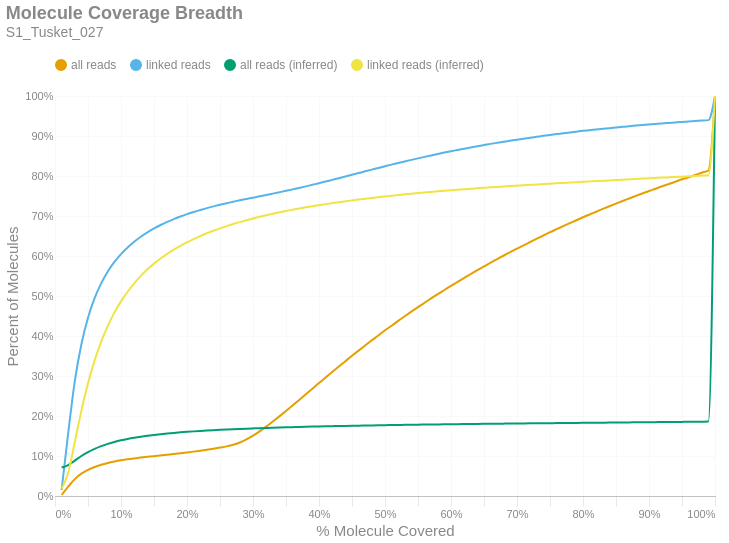

The notebook cell this image was saved under:
### Markdown cell above
### Molecule Read Coverage
This chart shows molecule coverage breadth as computed by the number of bases aligned to that molecule. In other words, "*how much of each unique long molecule is actually sequenced/aligned?*" Keep in mind there is a distinction between sequences and alignments, since some sequences belonging to a particular molecule may not align well and wouldn't appear in the alignment data. This chart also shows molecule coverage breadth as computed by the *inferred fragment* from which the aligned sequences originate. Unlike read coverage, this calculation takes into account the total insert size, including unsequenced gaps between the forward and reverse reads. Like the previous figures, these are cumulative percents.

### Code cell
if SKIPLR:
    print_html(f"Skipped")
else:
    binned_df = consolidated_hist(valids['coverage_bp'], mask, 0.01, True)
    binned_df_inf = consolidated_hist(valids['coverage_inserts'], mask, 0.01, True)
    binned_df = binned_df.with_columns(pl.lit(binned_df_inf['all reads (cumsum)']).alias('all reads (inferred)'))
    binned_df = binned_df.with_columns(pl.lit(binned_df_inf['linked reads (cumsum)']).alias('linked reads (inferred)'))
    binned_df = binned_df.with_columns(
        (pl.col('bin').cast(pl.Float64) + 0.01).alias('right_edge')
    )

    with SafeRender(binned_df):
        (
            density_plot(binned_df, 'Molecule Coverage Breadth', samplename, 'molcov', ['all reads (inferred)','linked reads (inferred)'])
            .encode(
                #x=alt.X('bin:Q', title="% Molecule Covered").axis(format = '%').scale(padding=0),
                x=alt.X('right_edge:Q', title="% Molecule Covered").axis(format='%').scale(padding=0),
                y=alt.Y('value:Q', title='Percent of Molecules')
                    .axis(format='%')
                    .stack(False)
                    .scale(domainMin=0, padding=0),
                color=alt.Color("key:N").scale(domain = ["all reads", "linked reads", "all reads (inferred)", "linked reads (inferred)"]),
                tooltip = [
                    alt.Tooltip("key:N", title = "Data Type"),
                    alt.Tooltip("range_label:N", title="% Molecule Covered"),
                    alt.Tooltip("value:Q", format = ".2%", title="% Molecules")
                ]
            )
        ).display()

### Figure 1 — Vega-Lite specification as saved in the notebook (floating-point values rounded to 4 significant figures)
{"width": "container", "height": 400, "config": {"title": {"anchor": "start", "dy": -15, "fontSize": 18, "color": "#888888", "subtitleColor": "#888888", "subtitleFontSize": 14}, "arc": {"fill": "#0072B2"}, "axis": {"domainColor": "#888888", "domainWidth": 0.5, "gridWidth": 0.2, "grid": false, "titleFontWeight": 400, "titleFontSize": 15, "labelFontSize": 11, "labelColor": "#888888", "tickColor": "#888888", "tickWidth": 0.2, "titleColor": "#888888"}, "axisBand": {"grid": false}, "axisX": {"grid": true, "tickSize": 10, "domainCap": "round"}, "axisY": {"domain": false, "grid": true, "tickSize": 0, "domainCap": "round"}, "background": "transparent", "header": {"labelFontSize": 15, "labelColor": "#888888", "titleFontSize": 15, "titleFontWeight": 600, "titleColor": "#888888"}, "legend": {"labelFont": "sans-serif", "labelFontSize": 12, "labelColor": "#888888", "symbolSize": 100, "symbolType": "circle", "titleFontSize": 12, "titlePadding": 10, "titleColor": "#888888", "title": null, "orient": "top"}, "range": {"category": ["#E69F00", "#56B4E9", "#009E73", "#F0E442", "#0072B2", "#D55E00", "#CC79A7", "#000000"], "diverging": ["#cfe8f3", "#a2d4ec", "#73bfe2", "#46abdb", "#1696d2", "#12719e"]}, "area": {"fill": "#0072B2", "fillOpacity": 0.7, "line": true, "strokeOpacity": 0.7}, "line": {"color": "#0072B2", "stroke": "#0072B2", "strokeWidth": 2}, "trail": {"color": "#0072B2", "stroke": "#0072B2", "strokeWidth": 0, "size": 1}, "point": {"filled": true, "fillOpacity": 1.0, "size": 95}, "text": {"color": "#888888", "fontSize": 11, "align": "right", "fontWeight": 400, "size": 11}, "bar": {"fill": "#0072B2", "stroke": null}, "view": {"stroke": null, "continuousWidth": 660, "continuousHeight": 400}}, "data": {"name": "data-3e0314f87e41920b0cb890a8a85fd021"}, "mark": {"type": "line", "interpolate": "monotone", "point": {"opacity": 0, "size": 275}}, "encoding": {"color": {"field": "key", "scale": {"domain": ["all reads", "linked reads", "all reads (inferred)", "linked reads (inferred)"]}, "type": "nominal"}, "tooltip": [{"field": "key", "title": "Data Type", "type": "nominal"}, {"field": "range_label", "title": "% Molecule Covered", "type": "nominal"}, {"field": "value", "format": ".2%", "title": "% Molecules", "type": "quantitative"}], "x": {"axis": {"format": "%"}, "field": "right_edge", "scale": {"padding": 0}, "title": "% Molecule Covered", "type": "quantitative"}, "y": {"axis": {"format": "%"}, "field": "value", "scale": {"domainMin": 0, "padding": 0}, "stack": false, "title": "Percent of Molecules", "type": "quantitative"}}, "params": [{"name": "param_c36ac31b6afebe62", "select": {"type": "point", "fields": ["key"]}, "bind": "legend"}], "title": {"text": "Molecule Coverage Breadth", "subtitle": "S1_Tusket_027"}, "transform": [{"fold": ["all reads (cumsum)", "linked reads (cumsum)", "all reads (inferred)", "linked reads (inferred)"]}, {"calculate": "replace(datum.key, ' (cumsum)', '')", "as": "key"}, {"filter": {"param": "param_c36ac31b6afebe62"}}], "usermeta": {"embedOptions": {"downloadFileName": "S1_Tusket_027.molcov"}}, "$schema": "https://vega.github.io/schema/vega-lite/v6.1.0.json", "datasets": {"data-3e0314f87e41920b0cb890a8a85fd021": [{"bin": "0.0", "interval": "0.0-0.01", "all reads": 0.002488, "linked reads": 0.01498, "all reads (cumsum)": 0.002488, "linked reads (cumsum)": 0.01498, "range_label": "0.0-0.01", "all reads (inferred)": 0.0712, "linked reads (inferred)": 0.01812, "right_edge": 0.01}, {"bin": "0.01", "interval": "0.01-0.02", "all reads": 0.02087, "linked reads": 0.1422, "all reads (cumsum)": 0.02336, "linked reads (cumsum)": 0.1571, "range_label": "0.01-0.02", "all reads (inferred)": 0.07736, "linked reads (inferred)": 0.05794, "right_edge": 0.02}, {"bin": "0.02", "interval": "0.02-0.03", "all reads": 0.01892, "linked reads": 0.1301, "all reads (cumsum)": 0.04228, "linked reads (cumsum)": 0.2872, "range_label": "0.02-0.03", "all reads (inferred)": 0.08861, "linked reads (inferred)": 0.135, "right_edge": 0.03}, {"bin": "0.03", "interval": "0.03-0.04", "all reads": 0.01349, "linked reads": 0.09232, "all reads (cumsum)": 0.05577, "linked reads (cumsum)": 0.3795, "range_label": "0.03-0.04", "all reads (inferred)": 0.09995, "linked reads (inferred)": 0.2134, "right_edge": 0.04}, {"bin": "0.04", "interval": "0.04-0.05", "all reads": 0.009627, "linked reads": 0.06583, "all reads (cumsum)": 0.0654, "linked reads (cumsum)": 0.4454, "range_label": "0.04-0.05", "all reads (inferred)": 0.1098, "linked reads (inferred)": 0.2817, "right_edge": 0.05}, {"bin": "0.05", "interval": "0.05-0.06", "all reads": 0.007245, "linked reads": 0.04914, "all reads (cumsum)": 0.07264, "linked reads (cumsum)": 0.4945, "range_label": "0.05-0.06", "all reads (inferred)": 0.118, "linked reads (inferred)": 0.3389, "right_edge": 0.06}, {"bin": "0.06", "interval": "0.06-0.07", "all reads": 0.005495, "linked reads": 0.03713, "all reads (cumsum)": 0.07814, "linked reads (cumsum)": 0.5317, "range_label": "0.06-0.07", "all reads (inferred)": 0.1248, "linked reads (inferred)": 0.386, "right_edge": 0.07}, {"bin": "0.07", "interval": "0.07-0.08", "all reads": 0.004399, "linked reads": 0.02964, "all reads (cumsum)": 0.08254, "linked reads (cumsum)": 0.5613, "range_label": "0.07-0.08", "all reads (inferred)": 0.1304, "linked reads (inferred)": 0.4252, "right_edge": 0.08}, {"bin": "0.08", "interval": "0.08-0.09", "all reads": 0.003578, "linked reads": 0.02379, "all reads (cumsum)": 0.08611, "linked reads (cumsum)": 0.5851, "range_label": "0.08-0.09", "all reads (inferred)": 0.1351, "linked reads (inferred)": 0.4584, "right_edge": 0.09}, {"bin": "0.09", "interval": "0.09-0.1", "all reads": 0.003009, "linked reads": 0.01973, "all reads (cumsum)": 0.08912, "linked reads (cumsum)": 0.6048, "range_label": "0.09-0.1", "all reads (inferred)": 0.1392, "linked reads (inferred)": 0.4865, "right_edge": 0.1}, {"bin": "0.1", "interval": "0.1-0.11", "all reads": 0.002578, "linked reads": 0.01661, "all reads (cumsum)": 0.0917, "linked reads (cumsum)": 0.6214, "range_label": "0.1-0.11", "all reads (inferred)": 0.1426, "linked reads (inferred)": 0.5106, "right_edge": 0.11}, {"bin": "0.11", "interval": "0.11-0.12", "all reads": 0.002278, "linked reads": 0.01431, "all reads (cumsum)": 0.09398, "linked reads (cumsum)": 0.6357, "range_label": "0.11-0.12", "all reads (inferred)": 0.1456, "linked reads (inferred)": 0.5317, "right_edge": 0.12}, {"bin": "0.12", "interval": "0.12-0.13", "all reads": 0.002022, "linked reads": 0.01242, "all reads (cumsum)": 0.096, "linked reads (cumsum)": 0.6482, "range_label": "0.12-0.13", "all reads (inferred)": 0.1483, "linked reads (inferred)": 0.5502, "right_edge": 0.13}, {"bin": "0.13", "interval": "0.13-0.14", "all reads": 0.001832, "linked reads": 0.01089, "all reads (cumsum)": 0.09783, "linked reads (cumsum)": 0.659, "range_label": "0.13-0.14", "all reads (inferred)": 0.1507, "linked reads (inferred)": 0.5666, "right_edge": 0.14}, {"bin": "0.14", "interval": "0.14-0.15", "all reads": 0.001726, "linked reads": 0.009719, "all reads (cumsum)": 0.09956, "linked reads (cumsum)": 0.6688, "range_label": "0.14-0.15", "all reads (inferred)": 0.1527, "linked reads (inferred)": 0.581, "right_edge": 0.15}, {"bin": "0.15", "interval": "0.15-0.16", "all reads": 0.00169, "linked reads": 0.008699, "all reads (cumsum)": 0.1012, "linked reads (cumsum)": 0.6775, "range_label": "0.15-0.16", "all reads (inferred)": 0.1546, "linked reads (inferred)": 0.5938, "right_edge": 0.16}, {"bin": "0.16", "interval": "0.16-0.17", "all reads": 0.001723, "linked reads": 0.007732, "all reads (cumsum)": 0.103, "linked reads (cumsum)": 0.6852, "range_label": "0.16-0.17", "all reads (inferred)": 0.1562, "linked reads (inferred)": 0.6054, "right_edge": 0.17}, {"bin": "0.17", "interval": "0.17-0.18", "all reads": 0.00184, "linked reads": 0.007056, "all reads (cumsum)": 0.1048, "linked reads (cumsum)": 0.6922, "range_label": "0.17-0.18", "all reads (inferred)": 0.1577, "linked reads (inferred)": 0.6158, "right_edge": 0.18}, {"bin": "0.18", "interval": "0.18-0.19", "all reads": 0.001933, "linked reads": 0.006429, "all reads (cumsum)": 0.1067, "linked reads (cumsum)": 0.6987, "range_label": "0.18-0.19", "all reads (inferred)": 0.1591, "linked reads (inferred)": 0.6253, "right_edge": 0.19}, {"bin": "0.19", "interval": "0.19-0.2", "all reads": 0.002047, "linked reads": 0.005919, "all reads (cumsum)": 0.1088, "linked reads (cumsum)": 0.7046, "range_label": "0.19-0.2", "all reads (inferred)": 0.1604, "linked reads (inferred)": 0.6343, "right_edge": 0.2}, {"bin": "0.2", "interval": "0.2-0.21", "all reads": 0.00214, "linked reads": 0.005424, "all reads (cumsum)": 0.1109, "linked reads (cumsum)": 0.71, "range_label": "0.2-0.21", "all reads (inferred)": 0.1616, "linked reads (inferred)": 0.6424, "right_edge": 0.21}, {"bin": "0.21", "interval": "0.21-0.22", "all reads": 0.002275, "linked reads": 0.004915, "all reads (cumsum)": 0.1132, "linked reads (cumsum)": 0.7149, "range_label": "0.21-0.22", "all reads (inferred)": 0.1626, "linked reads (inferred)": 0.6499, "right_edge": 0.22}, {"bin": "0.22", "interval": "0.22-0.23", "all reads": 0.002423, "linked reads": 0.004762, "all reads (cumsum)": 0.1156, "linked reads (cumsum)": 0.7197, "range_label": "0.22-0.23", "all reads (inferred)": 0.1636, "linked reads (inferred)": 0.6568, "right_edge": 0.23}, {"bin": "0.23", "interval": "0.23-0.24", "all reads": 0.002579, "linked reads": 0.004327, "all reads (cumsum)": 0.1182, "linked reads (cumsum)": 0.724, "range_label": "0.23-0.24", "all reads (inferred)": 0.1646, "linked reads (inferred)": 0.6632, "right_edge": 0.24}, {"bin": "0.24", "interval": "0.24-0.25", "all reads": 0.002795, "linked reads": 0.004088, "all reads (cumsum)": 0.121, "linked reads (cumsum)": 0.7281, "range_label": "0.24-0.25", "all reads (inferred)": 0.1654, "linked reads (inferred)": 0.6692, "right_edge": 0.25}, {"bin": "0.25", "interval": "0.25-0.26", "all reads": 0.003103, "linked reads": 0.003923, "all reads (cumsum)": 0.1241, "linked reads (cumsum)": 0.732, "range_label": "0.25-0.26", "all reads (inferred)": 0.1662, "linked reads (inferred)": 0.6747, "right_edge": 0.26}, {"bin": "0.26", "interval": "0.26-0.27", "all reads": 0.003962, "linked reads": 0.003605, "all reads (cumsum)": 0.1281, "linked reads (cumsum)": 0.7356, "range_label": "0.26-0.27", "all reads (inferred)": 0.167, "linked reads (inferred)": 0.6799, "right_edge": 0.27}, {"bin": "0.27", "interval": "0.27-0.28", "all reads": 0.005672, "linked reads": 0.003563, "all reads (cumsum)": 0.1337, "linked reads (cumsum)": 0.7392, "range_label": "0.27-0.28", "all reads (inferred)": 0.1677, "linked reads (inferred)": 0.6847, "right_edge": 0.28}, {"bin": "0.28", "interval": "0.28-0.29", "all reads": 0.007689, "linked reads": 0.003359, "all reads (cumsum)": 0.1414, "linked reads (cumsum)": 0.7426, "range_label": "0.28-0.29", "all reads (inferred)": 0.1683, "linked reads (inferred)": 0.6893, "right_edge": 0.29}, {"bin": "0.29", "interval": "0.29-0.3", "all reads": 0.009532, "linked reads": 0.003323, "all reads (cumsum)": 0.151, "linked reads (cumsum)": 0.7459, "range_label": "0.29-0.3", "all reads (inferred)": 0.169, "linked reads (inferred)": 0.6937, "right_edge": 0.3}, {"bin": "0.3", "interval": "0.3-0.31", "all reads": 0.01072, "linked reads": 0.003365, "all reads (cumsum)": 0.1617, "linked reads (cumsum)": 0.7493, "range_label": "0.3-0.31", "all reads (inferred)": 0.1696, "linked reads (inferred)": 0.6979, "right_edge": 0.31}, {"bin": "0.31", "interval": "0.31-0.32", "all reads": 0.01173, "linked reads": 0.00333, "all reads (cumsum)": 0.1734, "linked reads (cumsum)": 0.7526, "range_label": "0.31-0.32", "all reads (inferred)": 0.1702, "linked reads (inferred)": 0.7019, "right_edge": 0.32}, {"bin": "0.32", "interval": "0.32-0.33", "all reads": 0.01267, "linked reads": 0.003399, "all reads (cumsum)": 0.1861, "linked reads (cumsum)": 0.756, "range_label": "0.32-0.33", "all reads (inferred)": 0.1707, "linked reads (inferred)": 0.7056, "right_edge": 0.33}, {"bin": "0.33", "interval": "0.33-0.34", "all reads": 0.01302, "linked reads": 0.003431, "all reads (cumsum)": 0.1991, "linked reads (cumsum)": 0.7594, "range_label": "0.33-0.34", "all reads (inferred)": 0.1712, "linked reads (inferred)": 0.7091, "right_edge": 0.34}, {"bin": "0.34", "interval": "0.34-0.35", "all reads": 0.01341, "linked reads": 0.003472, "all reads (cumsum)": 0.2125, "linked reads (cumsum)": 0.7629, "range_label": "0.34-0.35", "all reads (inferred)": 0.1717, "linked reads (inferred)": 0.7125, "right_edge": 0.35}, {"bin": "0.35", "interval": "0.35-0.36", "all reads": 0.01376, "linked reads": 0.003706, "all reads (cumsum)": 0.2263, "linked reads (cumsum)": 0.7666, "range_label": "0.35-0.36", "all reads (inferred)": 0.1722, "linked reads (inferred)": 0.7157, "right_edge": 0.36}, {"bin": "0.36", "interval": "0.36-0.37", "all reads": 0.01381, "linked reads": 0.003637, "all reads (cumsum)": 0.2401, "linked reads (cumsum)": 0.7702, "range_label": "0.36-0.37", "all reads (inferred)": 0.1726, "linked reads (inferred)": 0.7188, "right_edge": 0.37}, {"bin": "0.37", "interval": "0.37-0.38", "all reads": 0.01407, "linked reads": 0.003857, "all reads (cumsum)": 0.2542, "linked reads (cumsum)": 0.7741, "range_label": "0.37-0.38", "all reads (inferred)": 0.1731, "linked reads (inferred)": 0.7217, "right_edge": 0.38}, {"bin": "0.38", "interval": "0.38-0.39", "all reads": 0.01401, "linked reads": 0.003995, "all reads (cumsum)": 0.2682, "linked reads (cumsum)": 0.7781, "range_label": "0.38-0.39", "all reads (inferred)": 0.1735, "linked reads (inferred)": 0.7245, "right_edge": 0.39}, {"bin": "0.39", "interval": "0.39-0.4", "all reads": 0.01421, "linked reads": 0.003979, "all reads (cumsum)": 0.2824, "linked reads (cumsum)": 0.7821, "range_label": "0.39-0.4", "all reads (inferred)": 0.1738, "linked reads (inferred)": 0.7271, "right_edge": 0.4}, {"bin": "0.4", "interval": "0.4-0.41", "all reads": 0.01372, "linked reads": 0.004035, "all reads (cumsum)": 0.2961, "linked reads (cumsum)": 0.7861, "range_label": "0.4-0.41", "all reads (inferred)": 0.1742, "linked reads (inferred)": 0.7297, "right_edge": 0.41}, {"bin": "0.41", "interval": "0.41-0.42", "all reads": 0.01383, "linked reads": 0.004267, "all reads (cumsum)": 0.3099, "linked reads (cumsum)": 0.7904, "range_label": "0.41-0.42", "all reads (inferred)": 0.1746, "linked reads (inferred)": 0.7322, "right_edge": 0.42}, {"bin": "0.42", "interval": "0.42-0.43", "all reads": 0.01364, "linked reads": 0.004094, "all reads (cumsum)": 0.3236, "linked reads (cumsum)": 0.7945, "range_label": "0.42-0.43", "all reads (inferred)": 0.175, "linked reads (inferred)": 0.7346, "right_edge": 0.43}, {"bin": "0.43", "interval": "0.43-0.44", "all reads": 0.01349, "linked reads": 0.004336, "all reads (cumsum)": 0.3371, "linked reads (cumsum)": 0.7988, "range_label": "0.43-0.44", "all reads (inferred)": 0.1753, "linked reads (inferred)": 0.7368, "right_edge": 0.44}, {"bin": "0.44", "interval": "0.44-0.45", "all reads": 0.01335, "linked reads": 0.004216, "all reads (cumsum)": 0.3504, "linked reads (cumsum)": 0.803, "range_label": "0.44-0.45", "all reads (inferred)": 0.1756, "linked reads (inferred)": 0.7391, "right_edge": 0.45}, {"bin": "0.45", "interval": "0.45-0.46", "all reads": 0.01308, "linked reads": 0.004274, "all reads (cumsum)": 0.3635, "linked reads (cumsum)": 0.8073, "range_label": "0.45-0.46", "all reads (inferred)": 0.1759, "linked reads (inferred)": 0.7411, "right_edge": 0.46}, {"bin": "0.46", "interval": "0.46-0.47", "all reads": 0.01288, "linked reads": 0.004369, "all reads (cumsum)": 0.3764, "linked reads (cumsum)": 0.8116, "range_label": "0.46-0.47", "all reads (inferred)": 0.1762, "linked reads (inferred)": 0.7432, "right_edge": 0.47}, {"bin": "0.47", "interval": "0.47-0.48", "all reads": 0.01283, "linked reads": 0.004302, "all reads (cumsum)": 0.3892, "linked reads (cumsum)": 0.816, "range_label": "0.47-0.48", "all reads (inferred)": 0.1765, "linked reads (inferred)": 0.7452, "right_edge": 0.48}, {"bin": "0.48", "interval": "0.48-0.49", "all reads": 0.01204, "linked reads": 0.004205, "all reads (cumsum)": 0.4012, "linked reads (cumsum)": 0.8202, "range_label": "0.48-0.49", "all reads (inferred)": 0.1768, "linked reads (inferred)": 0.7471, "right_edge": 0.49}, {"bin": "0.49", "interval": "0.49-0.5", "all reads": 0.01322, "linked reads": 0.004325, "all reads (cumsum)": 0.4145, "linked reads (cumsum)": 0.8245, "range_label": "0.49-0.5", "all reads (inferred)": 0.1771, "linked reads (inferred)": 0.7489, "right_edge": 0.5}, {"bin": "0.5", "interval": "0.5-0.51", "all reads": 0.0111, "linked reads": 0.003924, "all reads (cumsum)": 0.4256, "linked reads (cumsum)": 0.8284, "range_label": "0.5-0.51", "all reads (inferred)": 0.1774, "linked reads (inferred)": 0.7507, "right_edge": 0.51}, {"bin": "0.51", "interval": "0.51-0.52", "all reads": 0.01226, "linked reads": 0.004072, "all reads (cumsum)": 0.4378, "linked reads (cumsum)": 0.8325, "range_label": "0.51-0.52", "all reads (inferred)": 0.1776, "linked reads (inferred)": 0.7524, "right_edge": 0.52}, {"bin": "0.52", "interval": "0.52-0.53", "all reads": 0.01157, "linked reads": 0.003958, "all reads (cumsum)": 0.4494, "linked reads (cumsum)": 0.8364, "range_label": "0.52-0.53", "all reads (inferred)": 0.1779, "linked reads (inferred)": 0.7541, "right_edge": 0.53}, {"bin": "0.53", "interval": "0.53-0.54", "all reads": 0.01155, "linked reads": 0.003898, "all reads (cumsum)": 0.4609, "linked reads (cumsum)": 0.8403, "range_label": "0.53-0.54", "all reads (inferred)": 0.1781, "linked reads (inferred)": 0.7557, "right_edge": 0.54}, {"bin": "0.54", "interval": "0.54-0.55", "all reads": 0.01108, "linked reads": 0.003753, "all reads (cumsum)": 0.472, "linked reads (cumsum)": 0.8441, "range_label": "0.54-0.55", "all reads (inferred)": 0.1783, "linked reads (inferred)": 0.7573, "right_edge": 0.55}, {"bin": "0.55", "interval": "0.55-0.56", "all reads": 0.01116, "linked reads": 0.003704, "all reads (cumsum)": 0.4832, "linked reads (cumsum)": 0.8478, "range_label": "0.55-0.56", "all reads (inferred)": 0.1786, "linked reads (inferred)": 0.7588, "right_edge": 0.56}, {"bin": "0.56", "interval": "0.56-0.57", "all reads": 0.01092, "linked reads": 0.003635, "all reads (cumsum)": 0.4941, "linked reads (cumsum)": 0.8514, "range_label": "0.56-0.57", "all reads (inferred)": 0.1788, "linked reads (inferred)": 0.7602, "right_edge": 0.57}, {"bin": "0.57", "interval": "0.57-0.58", "all reads": 0.01049, "linked reads": 0.003623, "all reads (cumsum)": 0.5046, "linked reads (cumsum)": 0.855, "range_label": "0.57-0.58", "all reads (inferred)": 0.179, "linked reads (inferred)": 0.7616, "right_edge": 0.58}, {"bin": "0.58", "interval": "0.58-0.59", "all reads": 0.0104, "linked reads": 0.003505, "all reads (cumsum)": 0.515, "linked reads (cumsum)": 0.8586, "range_label": "0.58-0.59", "all reads (inferred)": 0.1792, "linked reads (inferred)": 0.763, "right_edge": 0.59}, {"bin": "0.59", "interval": "0.59-0.6", "all reads": 0.01049, "linked reads": 0.00343, "all reads (cumsum)": 0.5255, "linked reads (cumsum)": 0.862, "range_label": "0.59-0.6", "all reads (inferred)": 0.1794, "linked reads (inferred)": 0.7643, "right_edge": 0.6}, {"bin": "0.6", "interval": "0.6-0.61", "all reads": 0.009811, "linked reads": 0.003171, "all reads (cumsum)": 0.5353, "linked reads (cumsum)": 0.8652, "range_label": "0.6-0.61", "all reads (inferred)": 0.1796, "linked reads (inferred)": 0.7656, "right_edge": 0.61}, {"bin": "0.61", "interval": "0.61-0.62", "all reads": 0.01008, "linked reads": 0.003175, "all reads (cumsum)": 0.5454, "linked reads (cumsum)": 0.8683, "range_label": "0.61-0.62", "all reads (inferred)": 0.1798, "linked reads (inferred)": 0.7668, "right_edge": 0.62}, {"bin": "0.62", "interval": "0.62-0.63", "all reads": 0.009649, "linked reads": 0.003084, "all reads (cumsum)": 0.555, "linked reads (cumsum)": 0.8714, "range_label": "0.62-0.63", "all reads (inferred)": 0.18, "linked reads (inferred)": 0.7681, "right_edge": 0.63}, {"bin": "0.63", "interval": "0.63-0.64", "all reads": 0.009536, "linked reads": 0.003019, "all reads (cumsum)": 0.5645, "linked reads (cumsum)": 0.8744, "range_label": "0.63-0.64", "all reads (inferred)": 0.1802, "linked reads (inferred)": 0.7693, "right_edge": 0.64}, {"bin": "0.64", "interval": "0.64-0.65", "all reads": 0.009266, "linked reads": 0.002849, "all reads (cumsum)": 0.5738, "linked reads (cumsum)": 0.8773, "range_label": "0.64-0.65", "all reads (inferred)": 0.1804, "linked reads (inferred)": 0.7705, "right_edge": 0.65}, {"bin": "0.65", "interval": "0.65-0.66", "all reads": 0.009598, "linked reads": 0.003016, "all reads (cumsum)": 0.5834, "linked reads (cumsum)": 0.8803, "range_label": "0.65-0.66", "all reads (inferred)": 0.1806, "linked reads (inferred)": 0.7716, "right_edge": 0.66}, {"bin": "0.66", "interval": "0.66-0.67", "all reads": 0.008933, "linked reads": 0.002728, "all reads (cumsum)": 0.5923, "linked reads (cumsum)": 0.883, "range_label": "0.66-0.67", "all reads (inferred)": 0.1808, "linked reads (inferred)": 0.7727, "right_edge": 0.67}, {"bin": "0.67", "interval": "0.67-0.68", "all reads": 0.008917, "linked reads": 0.002717, "all reads (cumsum)": 0.6013, "linked reads (cumsum)": 0.8857, "range_label": "0.67-0.68", "all reads (inferred)": 0.1809, "linked reads (inferred)": 0.7737, "right_edge": 0.68}, {"bin": "0.68", "interval": "0.68-0.69", "all reads": 0.008558, "linked reads": 0.002604, "all reads (cumsum)": 0.6098, "linked reads (cumsum)": 0.8883, "range_label": "0.68-0.69", "all reads (inferred)": 0.1811, "linked reads (inferred)": 0.7748, "right_edge": 0.69}, {"bin": "0.69", "interval": "0.69-0.7", "all reads": 0.008665, "linked reads": 0.002558, "all reads (cumsum)": 0.6185, "linked reads (cumsum)": 0.8909, "range_label": "0.69-0.7", "all reads (inferred)": 0.1813, "linked reads (inferred)": 0.7758, "right_edge": 0.7}, {"bin": "0.7", "interval": "0.7-0.71", "all reads": 0.008307, "linked reads": 0.002454, "all reads (cumsum)": 0.6268, "linked reads (cumsum)": 0.8934, "range_label": "0.7-0.71", "all reads (inferred)": 0.1814, "linked reads (inferred)": 0.7769, "right_edge": 0.71}, {"bin": "0.71", "interval": "0.71-0.72", "all reads": 0.008231, "linked reads": 0.002386, "all reads (cumsum)": 0.635, "linked reads (cumsum)": 0.8957, "range_label": "0.71-0.72", "all reads (inferred)": 0.1816, "linked reads (inferred)": 0.7778, "right_edge": 0.72}, {"bin": "0.72", "interval": "0.72-0.73", "all reads": 0.008228, "linked reads": 0.002325, "all reads (cumsum)": 0.6432, "linked reads (cumsum)": 0.8981, "range_label": "0.72-0.73", "all reads (inferred)": 0.1818, "linked reads (inferred)": 0.7789, "right_edge": 0.73}, {"bin": "0.73", "interval": "0.73-0.74", "all reads": 0.007958, "linked reads": 0.002349, "all reads (cumsum)": 0.6512, "linked reads (cumsum)": 0.9004, "range_label": "0.73-0.74", "all reads (inferred)": 0.1819, "linked reads (inferred)": 0.7798, "right_edge": 0.74}, {"bin": "0.74", "interval": "0.74-0.75", "all reads": 0.008236, "linked reads": 0.002232, "all reads (cumsum)": 0.6594, "linked reads (cumsum)": 0.9026, "range_label": "0.74-0.75", "all reads (inferred)": 0.1821, "linked reads (inferred)": 0.7808, "right_edge": 0.75}, {"bin": "0.75", "interval": "0.75-0.76", "all reads": 0.007565, "linked reads": 0.002115, "all reads (cumsum)": 0.667, "linked reads (cumsum)": 0.9048, "range_label": "0.75-0.76", "all reads (inferred)": 0.1823, "linked reads (inferred)": 0.7818, "right_edge": 0.76}, {"bin": "0.76", "interval": "0.76-0.77", "all reads": 0.007602, "linked reads": 0.002039, "all reads (cumsum)": 0.6746, "linked reads (cumsum)": 0.9068, "range_label": "0.76-0.77", "all reads (inferred)": 0.1824, "linked reads (inferred)": 0.7828, "right_edge": 0.77}, {"bin": "0.77", "interval": "0.77-0.78", "all reads": 0.007458, "linked reads": 0.002092, "all reads (cumsum)": 0.6821, "linked reads (cumsum)": 0.9089, "range_label": "0.77-0.78", "all reads (inferred)": 0.1826, "linked reads (inferred)": 0.7837, "right_edge": 0.78}, {"bin": "0.78", "interval": "0.78-0.79", "all reads": 0.007329, "linked reads": 0.001951, "all reads (cumsum)": 0.6894, "linked reads (cumsum)": 0.9108, "range_label": "0.78-0.79", "all reads (inferred)": 0.1827, "linked reads (inferred)": 0.7845, "right_edge": 0.79}, {"bin": "0.79", "interval": "0.79-0.8", "all reads": 0.00758, "linked reads": 0.00199, "all reads (cumsum)": 0.697, "linked reads (cumsum)": 0.9128, "range_label": "0.79-0.8", "all reads (inferred)": 0.1829, "linked reads (inferred)": 0.7855, "right_edge": 0.8}, {"bin": "0.8", "interval": "0.8-0.81", "all reads": 0.006806, "linked reads": 0.001718, "all reads (cumsum)": 0.7038, "linked reads (cumsum)": 0.9146, "range_label": "0.8-0.81", "all reads (inferred)": 0.183, "linked reads (inferred)": 0.7863, "right_edge": 0.81}, {"bin": "0.81", "interval": "0.81-0.82", "all reads": 0.00695, "linked reads": 0.001809, "all reads (cumsum)": 0.7107, "linked reads (cumsum)": 0.9164, "range_label": "0.81-0.82", "all reads (inferred)": 0.1832, "linked reads (inferred)": 0.7872, "right_edge": 0.82}, {"bin": "0.82", "interval": "0.82-0.83", "all reads": 0.006982, "linked reads": 0.001665, "all reads (cumsum)": 0.7177, "linked reads (cumsum)": 0.918, "range_label": "0.82-0.83", "all reads (inferred)": 0.1834, "linked reads (inferred)": 0.7881, "right_edge": 0.83}, {"bin": "0.83", "interval": "0.83-0.84", "all reads": 0.006758, "linked reads": 0.001645, "all reads (cumsum)": 0.7245, "linked reads (cumsum)": 0.9197, "range_label": "0.83-0.84", "all reads (inferred)": 0.1835, "linked reads (inferred)": 0.789, "right_edge": 0.84}, {"bin": "0.84", "interval": "0.84-0.85", "all reads": 0.006531, "linked reads": 0.001635, "all reads (cumsum)": 0.731, "linked reads (cumsum)": 0.9213, "range_label": "0.84-0.85", "all reads (inferred)": 0.1837, "linked reads (inferred)": 0.7899, "right_edge": 0.85}, {"bin": "0.85", "interval": "0.85-0.86", "all reads": 0.006509, "linked reads": 0.001577, "all reads (cumsum)": 0.7375, "linked reads (cumsum)": 0.9229, "range_label": "0.85-0.86", "all reads (inferred)": 0.1838, "linked reads (inferred)": 0.7908, "right_edge": 0.86}, {"bin": "0.86", "interval": "0.86-0.87", "all reads": 0.006314, "linked reads": 0.001572, "all reads (cumsum)": 0.7438, "linked reads (cumsum)": 0.9245, "range_label": "0.86-0.87", "all reads (inferred)": 0.184, "linked reads (inferred)": 0.7917, "right_edge": 0.87}, {"bin": "0.87", "interval": "0.87-0.88", "all reads": 0.006345, "linked reads": 0.001512, "all reads (cumsum)": 0.7502, "linked reads (cumsum)": 0.926, "range_label": "0.87-0.88", "all reads (inferred)": 0.1842, "linked reads (inferred)": 0.7926, "right_edge": 0.88}, {"bin": "0.88", "interval": "0.88-0.89", "all reads": 0.006132, "linked reads": 0.001403, "all reads (cumsum)": 0.7563, "linked reads (cumsum)": 0.9274, "range_label": "0.88-0.89", "all reads (inferred)": 0.1843, "linked reads (inferred)": 0.7934, "right_edge": 0.89}, {"bin": "0.89", "interval": "0.89-0.9", "all reads": 0.006226, "linked reads": 0.001461, "all reads (cumsum)": 0.7625, "linked reads (cumsum)": 0.9288, "range_label": "0.89-0.9", "all reads (inferred)": 0.1845, "linked reads (inferred)": 0.7944, "right_edge": 0.9}, {"bin": "0.9", "interval": "0.9-0.91", "all reads": 0.005682, "linked reads": 0.001354, "all reads (cumsum)": 0.7682, "linked reads (cumsum)": 0.9302, "range_label": "0.9-0.91", "all reads (inferred)": 0.1847, "linked reads (inferred)": 0.7952, "right_edge": 0.91}, {"bin": "0.91", "interval": "0.91-0.92", "all reads": 0.006329, "linked reads": 0.001333, "all reads (cumsum)": 0.7745, "linked reads (cumsum)": 0.9315, "range_label": "0.91-0.92", "all reads (inferred)": 0.1848, "linked reads (inferred)": 0.7961, "right_edge": 0.92}, {"bin": "0.92", "interval": "0.92-0.93", "all reads": 0.005388, "linked reads": 0.001231, "all reads (cumsum)": 0.7799, "linked reads (cumsum)": 0.9327, "range_label": "0.92-0.93", "all reads (inferred)": 0.185, "linked reads (inferred)": 0.7968, "right_edge": 0.93}, {"bin": "0.93", "interval": "0.93-0.94", "all reads": 0.005767, "linked reads": 0.00126, "all reads (cumsum)": 0.7857, "linked reads (cumsum)": 0.934, "range_label": "0.93-0.94", "all reads (inferred)": 0.1851, "linked reads (inferred)": 0.7976, "right_edge": 0.94}, {"bin": "0.94", "interval": "0.94-0.95", "all reads": 0.00612, "linked reads": 0.001233, "all reads (cumsum)": 0.7918, "linked reads (cumsum)": 0.9352, "range_label": "0.94-0.95", "all reads (inferred)": 0.1853, "linked reads (inferred)": 0.7984, "right_edge": 0.95}, {"bin": "0.95", "interval": "0.95-0.96", "all reads": 0.004933, "linked reads": 0.001152, "all reads (cumsum)": 0.7967, "linked reads (cumsum)": 0.9364, "range_label": "0.95-0.96", "all reads (inferred)": 0.1855, "linked reads (inferred)": 0.7992, "right_edge": 0.96}, {"bin": "0.96", "interval": "0.96-0.97", "all reads": 0.005801, "linked reads": 0.001096, "all reads (cumsum)": 0.8025, "linked reads (cumsum)": 0.9375, "range_label": "0.96-0.97", "all reads (inferred)": 0.1857, "linked reads (inferred)": 0.8, "right_edge": 0.97}, {"bin": "0.97", "interval": "0.97-0.98", "all reads": 0.005741, "linked reads": 0.001071, "all reads (cumsum)": 0.8083, "linked reads (cumsum)": 0.9386, "range_label": "0.97-0.98", "all reads (inferred)": 0.1859, "linked reads (inferred)": 0.801, "right_edge": 0.98}, {"bin": "0.98", "interval": "0.98-0.99", "all reads": 0.005427, "linked reads": 0.001134, "all reads (cumsum)": 0.8137, "linked reads (cumsum)": 0.9397, "range_label": "0.98-0.99", "all reads (inferred)": 0.1861, "linked reads (inferred)": 0.8021, "right_edge": 0.99}, {"bin": "0.99", "interval": "0.99-1.0", "all reads": 0.1863, "linked reads": 0.06031, "all reads (cumsum)": 1.0, "linked reads (cumsum)": 1.0, "range_label": "0.99-1.0", "all reads (inferred)": 1.0, "linked reads (inferred)": 1.0, "right_edge": 1.0}]}}
